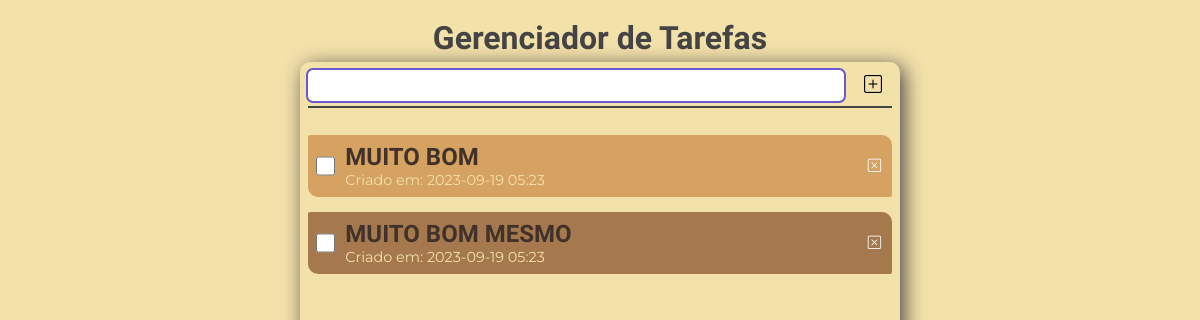
Before: / with the older database file.
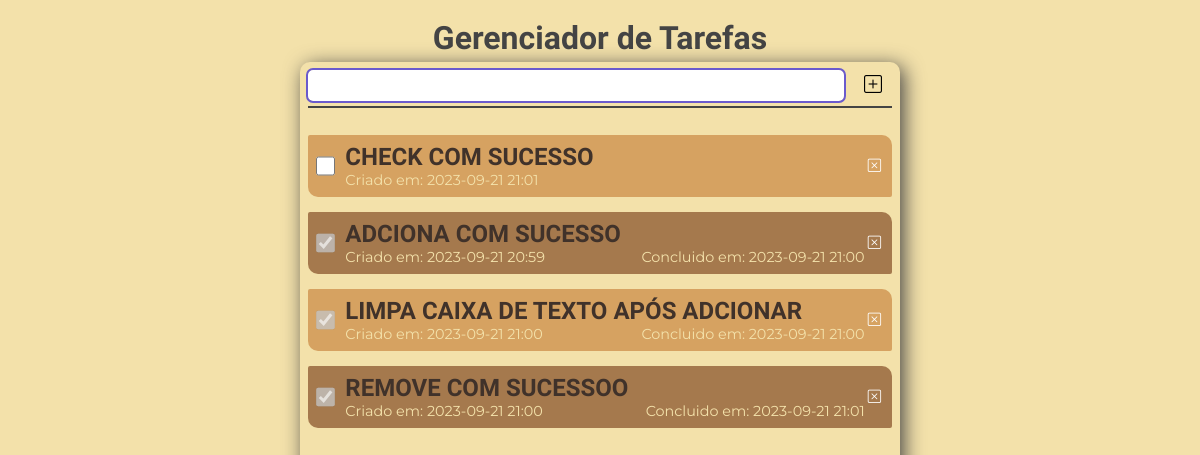
After: the same page with the newer database file.
### tables this page shows
CREATE TABLE tasks (
            id INTEGER PRIMARY KEY AUTOINCREMENT NOT NULL,
            task TEXT NOT NULL,
            date_created DATETIME,
            date_finished DATETIME
            );

### app.py (the view)
@app.route('/', methods=['GET'] )
def indexGET():
    task_list = manager.getTasks()
    return render_template('index.html', tasks=task_list, standart_date=str(standart_date) )

### tools/manager.py (called while the page is built)
    def getTasks(self):
        activeTasks = self.cursor.execute('SELECT * FROM tasks WHERE date_finished IS NULL ')
        result = activeTasks.fetchall()
        finishedTasks = self.cursor.execute('SELECT * FROM tasks WHERE date_finished IS NOT NULL')
        result += finishedTasks.fetchall()
        return result

### templates/index.html (shortened to what this page needs)
<!DOCTYPE html>
<html lang="pt-BR">
<head>
    <link rel="stylesheet" href="static/style.css">
    <link rel="stylesheet" href="https://cdn.jsdelivr.net/npm/bootstrap-icons@1.11.0/font/bootstrap-icons.css">
</head>
<h1> Gerenciador de Tarefas </h1>
<body>
    <main>
        <div class="content-header">
            <form method="POST">
                <input type="text" class="text-task" name="text-task" autocomplete="off" maxlength="120"/>
                <button>
                    <i class="bi bi-plus-square"></i>
                </button>
                <div class="row"></div>
            </form>
        </div>
        <div class="content-task">
            {% for identify, task, date_created, date_finished in tasks %}
            <div class="item-task">
                {% if (date_finished != None) %}
                    <input type="checkbox" name="check-task" checked disabled>
                {% else %}
                    <input type="checkbox" name="check-task" value="{{ identify }}" >
                {% endif %}
                <div>
                    <h2 class="title" id="{{identify}}">  {{ task }} </h2>
                    <p class="date-created"> Criado em: {{ date_created }} </p>
                    <p class="date-finished"> {{ 'Concluido em: {}'.format(date_finished) if (date_finished != None) else '' }} </p>
                </div>
                <form action="/" method="post" class="remove" id="">
                    <button>
                        <i class="bi bi-x-square"></i>
                    </button>
                </form>
            </div>
            {% endfor %}
        </div>
    </main>
</body>
</html>

### static/style.css (style rules this page uses)
* { box-sizing: border-box; padding: 0; margin: 0; }
body { padding: 10px; display: flex; height: 100vh; justify-content: center; background-color: #F3E1AA; flex-direction: column; }
h1 { margin-bottom: 5px; }
main { border-radius: 10px; width: 600px; height: 90vh; padding: 8px; align-self: center; box-shadow: 4px 4px 20px #444; background-color: #F3E1AA; overflow-y: scroll; }
h1 { text-align: center; font-family: 'Indie Flower', cursive; color: #444; }
.content-header form { height: 45px; display: flex; flex-wrap: wrap; margin-bottom: 20px; }
.content-header input { margin-right: 10px; border-radius: 5px; flex-grow: 1; border: 1px; outline: 2px solid slateblue; padding: 5px; animation: all ease-in-out 3s; }
.content-header i { padding: 10px; font-size: large; }
.row { width: 100%; height: 2px; margin-top: 5px; background-color: #444; }
.item-task { margin-bottom: 15px; padding: 8px; border-radius: 2px 10px; display: flex; }
.item-task form { display: flex; width: 20px; }
.item-task input[type='checkbox'] { width: 20px; }
.item-task > div { width: calc(100% - 30px); display: flex; flex-wrap: wrap; justify-content: space-between; margin-left: 10px; }
.item-task:nth-child(odd) { background-color: #D6A261; }
.item-task:nth-child(even) { background-color: #A5794D; }
.item-task h2 { color: #40322A; flex-basis: 100%; text-transform: uppercase; font-family: 'Tajawal', sans-serif; }
.item-task p { color: #F3E1AA; display: inline-block; font-family: 'Montserrat', sans-serif; font-size: .9rem; }
.item-task i { color: white; padding: 2px; margin: 0 1px; align-self: center; }
.item-task .remove button, .content-header button { background: none; border: none; }

Changed rows visible on the page:
removed tasks: task "MUITO BOM", date_created "2023-09-19 05:23"
removed tasks: task "MUITO BOM MESMO", date_created "2023-09-19 05:23"
added tasks: task "CHECK COM SUCESSO", date_created "2023-09-21 21:01"
added tasks: task "ADCIONA COM SUCESSO", date_created "2023-09-21 20:59", date_finished "Concluido em: 2023-09-21 21:00"
added tasks: task "LIMPA CAIXA DE TEXTO APÓS ADCIONAR", date_created "2023-09-21 21:00", date_finished "Concluido em: 2023-09-21 21:00"
added tasks: task "REMOVE COM SUCESSOO", date_created "2023-09-21 21:00", date_finished "Concluido em: 2023-09-21 21:01"
